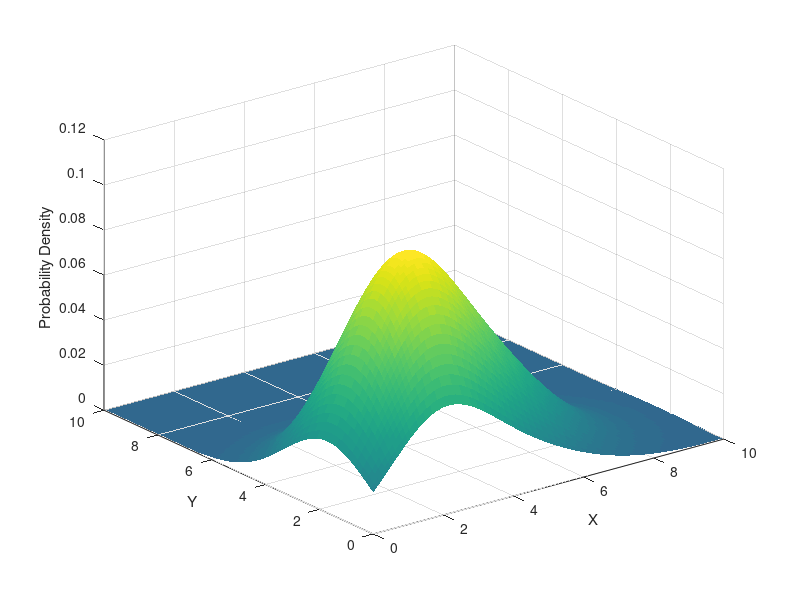

MATLAB code for this plot: (Note: this script raises an error after producing the figure.)
%% varables
Resolution = 0.1;
Range_min = 0;
Range_max = 10;
SD_min = 1;
SD_max = 5;
% Number_of_Hotspots = 2;
% 
% for a=Number_of_Hotspots
%     Pos_X = randi([Range_min Range_max],1);
%     Pos_Y = randi([Range_min Range_max],1);
%     Shape_X = randi([SD_min SD_max],1);
%     Shape_Y = randi([SD_min SD_max],1);
%     Pos = [Pos_X_1 Pos_Y_1];
%     Shape = [Shape_X_1 .3; .3 Shape_Y_1];
%     
% end

%% random number genarators
Pos_X_1 = randi([Range_min Range_max],1);
Pos_X_2 = randi([Range_min Range_max],1);
Pos_Y_1 = randi([Range_min Range_max],1);
Pos_Y_2 = randi([Range_min Range_max],1);
Shape_X_1 = randi([SD_min SD_max],1);
Shape_X_2 = randi([SD_min SD_max],1);
Shape_Y_1 = randi([SD_min SD_max],1);
Shape_Y_2 = randi([SD_min SD_max],1);

%% hot spots info
mu1 = [9 9];                            % posision [X Y]
Sigma1 = [1 .3; .3 3];                  % shape [(width of x) (?) ; (?) (width of y)]

mu2 = [5 5];                            % posision [X Y]
Sigma2 = [3 .3; .3 3];                  % shape [(width of x) (?) ; (?) (width of y)]

Pos_1 = [Pos_X_1 Pos_Y_1];
Shape_1 = [Shape_X_1 .3; .3 Shape_Y_1];

Pos_2 = [Pos_X_2 Pos_Y_2];
Shape_2 = [Shape_X_2 .3; .3 Shape_Y_2];

%% Range???
x = Range_min:Resolution:Range_max;     % [low lim : resalution : up lim]
y = Range_min:Resolution:Range_max;

%%
[X,Y] = meshgrid(x,y);                  % ???

%% hot spots
% inital functions
F1 = mvnpdf([X(:) Y(:)],mu1,Sigma1);    % tall
F2 = mvnpdf([X(:) Y(:)],mu2,Sigma2);    % fat

F = F1 + F2;                            % add a number (2) of "hotspots"  (check how merge???)

% actual hotspots
H1 = mvnpdf([X(:) Y(:)],Pos_1,Shape_1);
H2 = mvnpdf([X(:) Y(:)],Pos_2,Shape_2);

H = H1 + H2;

%% reeshape???
H = reshape(H,length(y),length(x));


%% plots
% 3d
figure;
s = surf(x,y,H);
set(s,'edgecolor','none');
caxis([min(H(:))-.5*range(H(:)),max(H(:))]);
%axis([0 10 0 10 0 .1])

% lable
xlabel('X');
ylabel('Y');
zlabel('Probability Density');


% heatmap
figure;
h = heatmap(H);
h.GridVisible = 'off';
colormap('jet');
